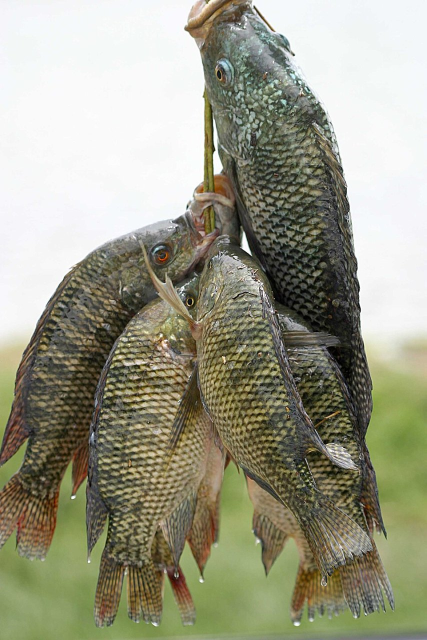
#> input picture Dataset Imagenes/mojarra/mojarra_001_Fresh_tilapia.jpg.jpg, 853 x 1280 px, given as the content of the folder ./Dataset Imagenes/mojarra/mojarra_001_Fresh_tilapia.jpg.jpg, which was not available (shown at 1/2 size)
$ python review_sheet.py '../../Dataset Imagenes/mojarra/mojarra_001_Fresh_tilapia.jpg.jpg'
#> lines starting #> are read from the running program, lines starting #| are printed output that depends on the picture; after the words box and inside, x2 and y2 are one past the last pixel; in counts of white or black regions, pixels touching at a corner belong together
"""Hoja de contacto por clase para revisar visualmente el dataset."""
from __future__ import annotations

import math
import sys
from pathlib import Path

import cv2
import numpy as np

ROOT = Path(__file__).resolve().parents[2]
DS = ROOT / "Dataset Imagenes"
OUT = ROOT / "tools" / "dataset" / "sheets"
COLS, ROWS = 7, 6
PER_PAGE = COLS * ROWS
CW, CH = 186, 138


def sheet_for(cls: str, files: list[Path], page: int) -> Path:
#> called with page = 0
    chunk = files[page * PER_PAGE:(page + 1) * PER_PAGE]
    sheet = np.full((ROWS * (CH + 24) + 10, COLS * (CW + 8) + 8, 3), 16, np.uint8)
    for i, p in enumerate(chunk):
        img = cv2.imread(str(p))
#> img is the input picture: shape (1280, 853, 3); mean B, G, R 134.7, 154.9, 154.8
        if img is None:
            continue
        scale = min(CW / img.shape[1], CH / img.shape[0])
#> scale = 0.108
        nw, nh = max(1, int(img.shape[1] * scale)), max(1, int(img.shape[0] * scale))
#> nw = 91; nh = 138
        thumb = cv2.resize(img, (nw, nh), interpolation=cv2.INTER_AREA)
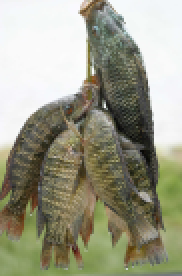
#> thumb: shape (138, 91, 3) (shown 2 times larger); mean B, G, R 134.7, 154.9, 154.8
        r, c = divmod(i, COLS)
        x, y = 8 + c * (CW + 8), 8 + r * (CH + 24)
        sheet[y:y + nh, x:x + nw] = thumb
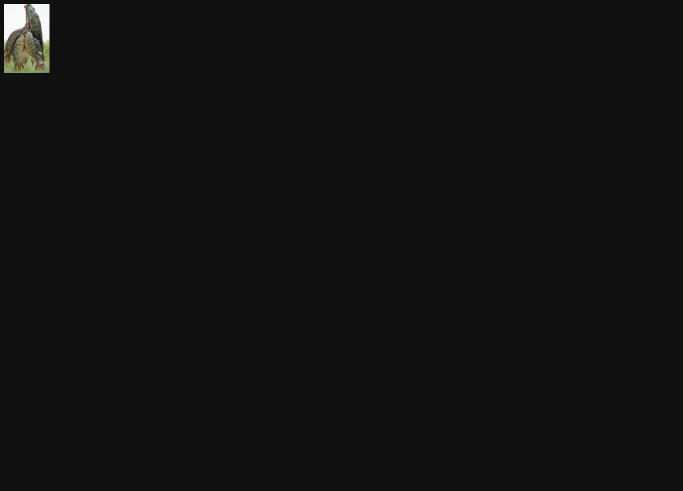
#> sheet: shape (982, 1366, 3) (shown at 1/2 size); mean B, G, R 17.1, 17.3, 17.3
        label = f"{page * PER_PAGE + i:03d} {p.name[:24]}"
        cv2.putText(sheet, label, (x, y + CH + 13),
                    cv2.FONT_HERSHEY_SIMPLEX, 0.30, (225, 235, 245), 1, cv2.LINE_AA)
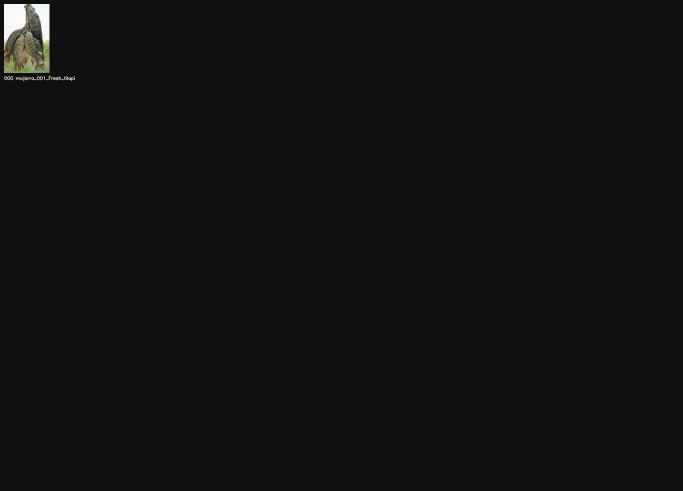
#> sheet: shape (982, 1366, 3) (shown at 1/2 size); 0.07% of pixels changed, all inside (x1, y1, x2, y2) = (8, 152, 151, 163)
    OUT.mkdir(parents=True, exist_ok=True)
    dest = OUT / f"review_{cls}_{page + 1}.jpg"
    cv2.imwrite(str(dest), sheet, [cv2.IMWRITE_JPEG_QUALITY, 88])
    return dest


def main() -> int:
    wanted = [a for a in sys.argv[1:] if not a.startswith("-")] or ["trucha", "mojarra", "pavon"]
    for cls in wanted:
        files = sorted(
            p for p in (DS / cls).iterdir()
            if p.is_file() and p.suffix.lower() in (".jpg", ".jpeg", ".png", ".webp")
        )
        pages = max(1, math.ceil(len(files) / PER_PAGE))
        for page in range(pages):
            dest = sheet_for(cls, files, page)
            print(cls, len(files), f"p{page + 1}/{pages}", dest)
    return 0


if __name__ == "__main__":
    raise SystemExit(main())
#> (the program exits here)

$ run again, on Dataset Imagenes/trucha/trucha_001_3_Regenbogner.png.png
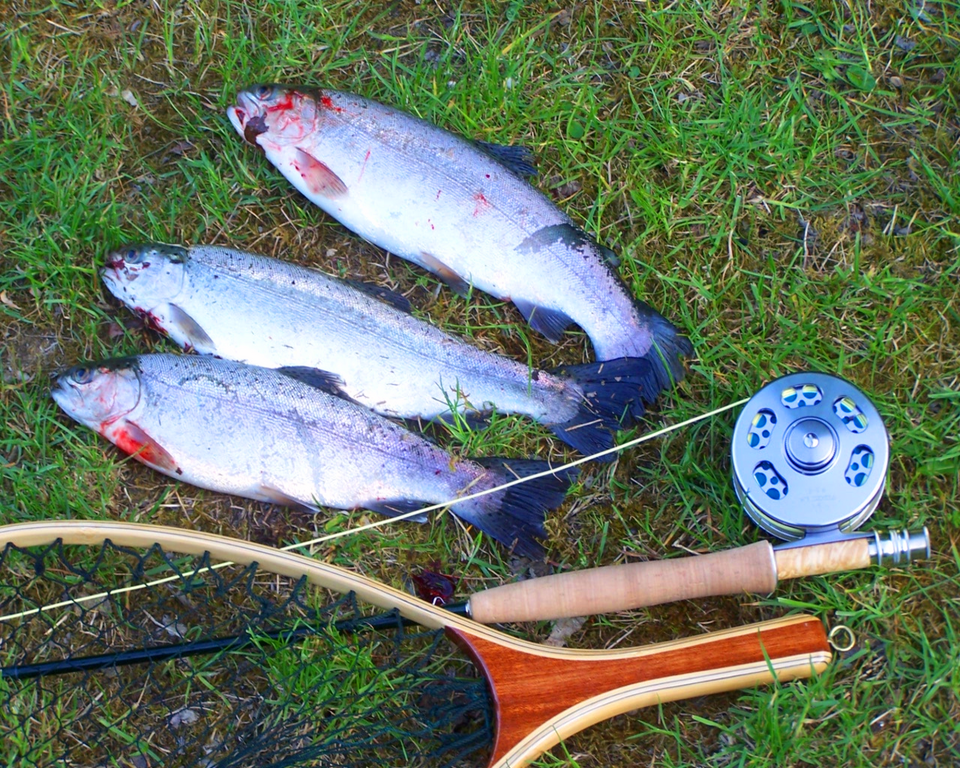
#> input picture Dataset Imagenes/trucha/trucha_001_3_Regenbogner.png.png, 960 x 768 px, given as the content of the folder /../Dataset Imagenes/trucha/trucha_001_3_Regenbogner.png.png, which was not available
#> in sheet_for, img is the input picture: shape (768, 960, 3); mean B, G, R 98.3, 116, 103.6
#> in sheet_for, `thumb = cv2.resize(img, (nw, nh), interpolation=cv2.INTER_AREA)`:
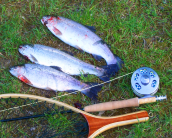
#> thumb: shape (138, 172, 3); mean B, G, R 98.3, 116, 103.6
#> in sheet_for, `cv2.putText(sheet, label, (x, y + CH + 13), cv2.FONT_HERSHEY_SIMPLEX, ..`:
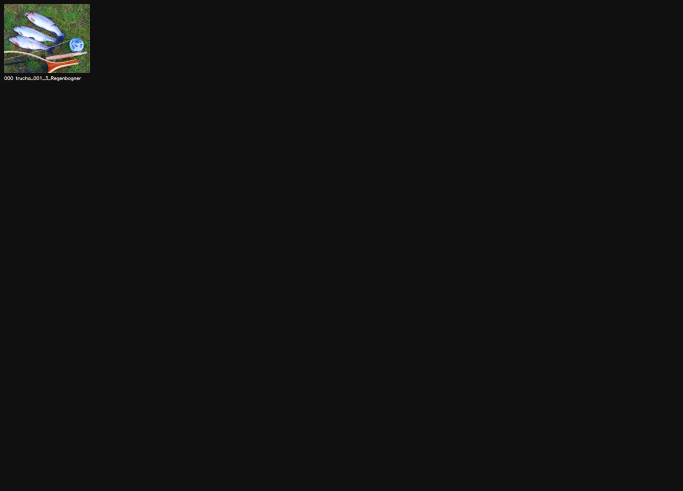
#> sheet: shape (982, 1366, 3) (shown at 1/2 size); mean B, G, R 17.5, 17.8, 17.6
